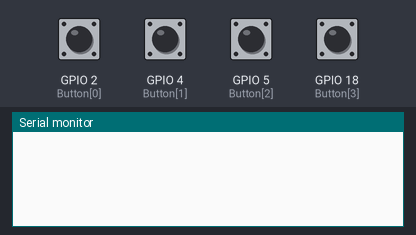
Bench run of a sketch on a simulated ESP32. Parts: the last lines printed to the serial monitor. Inputs (shaded band) come from the test bench; at power-on: GPIO 2 (Button[0]), GPIO 4 (Button[1]), GPIO 5 (Button[2]), GPIO 18 (Button[3]) LOW.

Above: at 1.2 s.
1.3 s: GPIO 2 (Button[0]) pulled HIGH for 0.15 s
At 2.6 s:
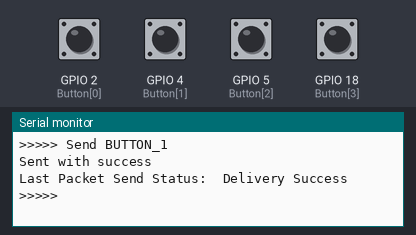
2.9 s: GPIO 5 (Button[2]) pulled HIGH for 0.15 s
At 4.0 s:
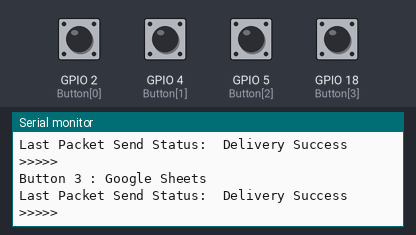
4.5 s: GPIO 18 (Button[3]) pulled HIGH for 0.15 s
At 5.2 s:
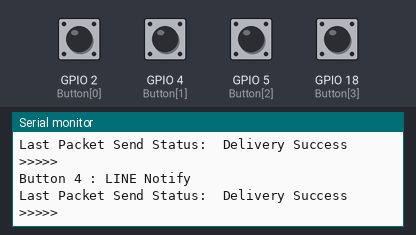
6.1 s: GPIO 4 (Button[1]) pulled HIGH for 0.15 s
At 7.6 s:
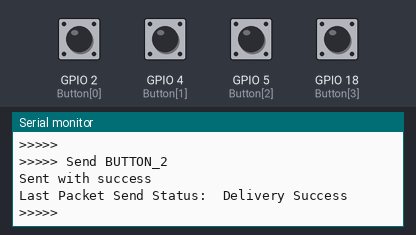

Measured:
- after the input at 1.3 s, the serial monitor: prints a new line after 0.05 s (image 1)
- after the input at 2.9 s, the serial monitor: prints a new line after 0.05 s (image 2)
- after the input at 4.5 s, the serial monitor: prints a new line after 0.05 s (image 3)
- after the input at 6.1 s, the serial monitor: prints a new line after 0.05 s (image 4)

The sketch:

Communication_Sender.ino
```cpp
#include <esp_now.h>
#include <WiFi.h>

uint8_t broadcastAddress[] = {0xC0, 0x49, 0xEF, 0xD0, 0x30, 0x30}; //--> REPLACE WITH THE MAC Address of your receiver / ESP32 Receiver.

//----------------------------------------Variables to accommodate the data to be sent.
int send_rnd_val_1;
int send_rnd_val_2;
int coolDown;
//////////////////////////////////////// Debounce button /////////////////
//int runn = 0;
int Button[4] = {2,4,5,18};
//bool reading[4];
//bool buttonstate[4] = {LOW,LOW,LOW,LOW};
//bool lastbuttonstate[4] = {LOW,LOW,LOW,LOW};
//unsigned long long int lastDebouncetime[4];
//////initfunctions

int debounce(int pin) {
  const int delay_ms = 50; // debounce time in milliseconds
  static int last_readings[4] = {0, 0, 0, 0}; // last 4 readings of each button
  int reading = digitalRead(Button[pin]); // read the current state of the button
  if (reading != last_readings[pin]) { // if the current state is different from the last 4 readings
    delay(delay_ms); // wait for the debounce time
    reading = digitalRead(Button[pin]); // read the current state again
    if (reading != last_readings[pin]) { // if it's still different
      last_readings[pin] = reading; // update the last readings
      return reading; // return the current state
    }
  }
  return -1; // return -1 if the state hasn't changed or has been debounced
}


//----------------------------------------

String success;

//----------------------------------------Structure Pump Relay_1 to send data
// Must match the receiver structure
typedef struct struct_Pump {
    int rnd_1;
} struct_Pump;

struct_Pump send_Data;

//++++++++++++++++++++++++++++++++++++++++++++++++++++++++++++++++++++++++++ Callback when data is sent
void OnDataSent(const uint8_t *mac_addr, esp_now_send_status_t status) {
  Serial.print("\r\nLast Packet Send Status:\t");
  Serial.println(status == ESP_NOW_SEND_SUCCESS ? "Delivery Success" : "Delivery Fail");
  if (status ==0){
    success = "Switch Pump Success :)";
  }
  else{
    success = "Switch Pump Fail :(";
  }
  Serial.println(">>>>>");
}

void setup() {
  Serial.begin(115200);
  for(int i=0;i<=3;i++){
    pinMode(Button[i],INPUT);
  }
  WiFi.mode(WIFI_STA); //--> Set device as a Wi-Fi Station.

  //----------------------------------------Init ESP-NOW
  if (esp_now_init() != ESP_OK) {
    Serial.println("Error initializing ESP-NOW");
    return;
  }
  //----------------------------------------

  //----------------------------------------Once ESPNow is successfully Init, we will register for Send CB to
  // get the status of Trasnmitted packet
  esp_now_register_send_cb(OnDataSent);
  //----------------------------------------

  //----------------------------------------Register peer
  esp_now_peer_info_t peerInfo;
  memcpy(peerInfo.peer_addr, broadcastAddress, 6);
  peerInfo.channel = 0;
  peerInfo.encrypt = false;
  //----------------------------------------

  //----------------------------------------Add peer
  if (esp_now_add_peer(&peerInfo) != ESP_OK){
    Serial.println("Failed to add peer");
    return;
  }
  //----------------------------------------
}

int key[4]={0,0,0,0};
void loop() {
  debounce(0);
  debounce(1);
  debounce(2);
  debounce(3);
/////////////////// Button 1 - Pump_1 ///////////////////////////
  if(digitalRead(Button[0]) == HIGH && key[0]==0){
    if(millis() - coolDown > 80){
    //----------------------------------------Set values to send Pump-1
    send_rnd_val_1 = 1;
    send_Data.rnd_1 = send_rnd_val_1;
    //----------------------------------------
    Serial.println();
    Serial.print(">>>>> ");
    Serial.println("Send BUTTON_1");
    esp_err_t result = esp_now_send(broadcastAddress, (uint8_t *) &send_Data, sizeof(send_Data));
      if (result == ESP_OK) {
        Serial.println("Sent with success");
      }
      else {
        Serial.println("Error sending the data");
      }
    coolDown = millis();
    key[0]=1;
   }
  }
/////////////////// Button 2 - Pump_2 ///////////////////////////
  if(digitalRead(Button[1]) == HIGH && key[1]==0){
    if(millis() - coolDown > 80){
    //----------------------------------------Set values to send Pump-1
    send_rnd_val_1 = 2;
    send_Data.rnd_1 = send_rnd_val_1;
    //----------------------------------------
    Serial.println();
    Serial.print(">>>>> ");
    Serial.println("Send BUTTON_2");
    esp_err_t result = esp_now_send(broadcastAddress, (uint8_t *) &send_Data, sizeof(send_Data));
      if (result == ESP_OK) {
        Serial.println("Sent with success");
      }
      else {
        Serial.println("Error sending the data");
      }
   key[1]=1;
   coolDown = millis();
   }
  }
/////////////////// Button 3 - Google Sheet ///////////////////////////
  if(digitalRead(Button[2]) == HIGH && key[2]==0){
    if(millis() - coolDown > 70){
    //----------------------------------------Set values to send Pump-1
    send_rnd_val_1 = 3;
    send_Data.rnd_1 = send_rnd_val_1;
    //----------------------------------------
      Serial.println("Button 3 : Google Sheets");
      esp_err_t result = esp_now_send(broadcastAddress, (uint8_t *) &send_Data, sizeof(send_Data));
      key[2]=1;
    }
   coolDown = millis();
  }
/////////////////// Button 4 - Line Notify ///////////////////////////
  if(digitalRead(Button[3]) == HIGH && key[3]==0){
    if(millis() - coolDown > 70){
    //----------------------------------------Set values to send Pump-1
    send_rnd_val_1 = 4;
    send_Data.rnd_1 = send_rnd_val_1;
    //----------------------------------------
      Serial.println("Button 4 : LINE Notify");
      esp_err_t result = esp_now_send(broadcastAddress, (uint8_t *) &send_Data, sizeof(send_Data));
      key[3]=1;
    }
   coolDown = millis();
  }
////////------------- Release key Button --------------////////////
   if(digitalRead(Button[0]) == LOW && key[0]==1){
    key[0]=0;
   }
   if(digitalRead(Button[1]) == LOW && key[1]==1){
    key[1]=0;
   }
   if(digitalRead(Button[2]) == LOW && key[2]==1){
    key[2]=0;
   }
   if(digitalRead(Button[3]) == LOW && key[3]==1){
    key[3]=0;
   }
}
//++++++++++++++++++++++++++++++++++++++++++++++++++++++++++++++++++++++++++
```
